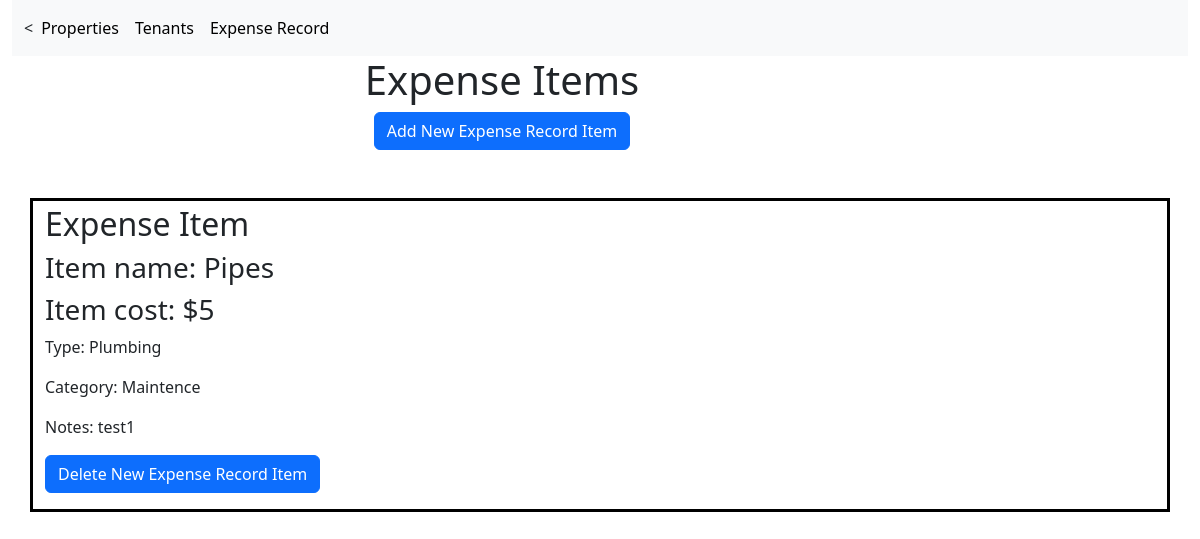
Page /expense_records/1/expense_items on the earlier database version.
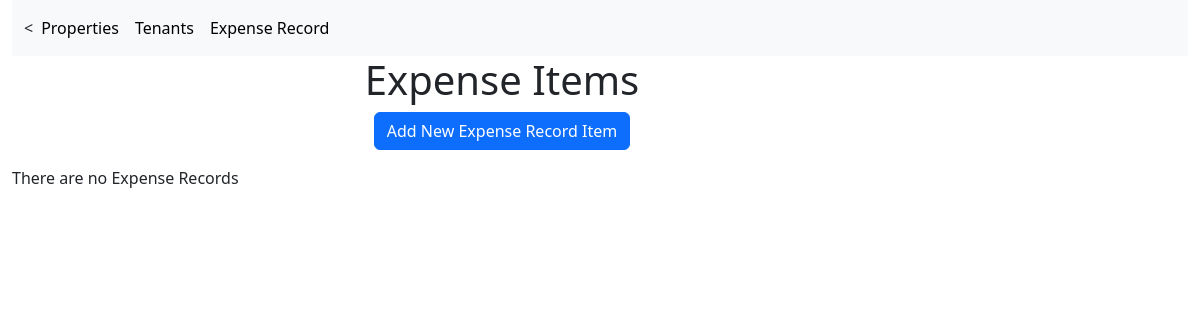
Same page on the later database version.
### real_estate/models.py (models this page shows)
class ExpenseRecordItem(models.Model):
    expense_item_id = models.BigAutoField(primary_key=True)
    expense_record = models.ForeignKey(ExpenseRecord,    on_delete=models.CASCADE)
    expense_item_name = models.TextField()
    expense_item_cost = models.IntegerField(blank=True, null=True)  # This field type is a guess.
    expense_type = models.TextField()
    expense_category = models.TextField(null=True)
    notes = models.TextField(null=True)
    class Meta:
        managed = True
        db_table = 'expense_record_item'

### real_estate/views.py (the view)
# urls.py: path('expense_records/<int:pk>/expense_items', views.expense_item, name = 'expense_item_list'),
def expense_item(request, pk):
    items = ExpenseRecordItem.objects.all().filter(expense_record_id =pk)
    return render(request, 'expense_item_list.html', {'items':items, 'pk':pk})

### real_estate/templates/expense_item_list.html
{% extends 'nav_bar.html' %}
{% block content%}
<div class="container-fluid">
<center><h1>Expense Items</h1></center>
           <div class="buttons">
             <div class = "page-add-button">
              <center>
                <p><a href = "{% url 'expense_item_form' pk%}" class = "btn btn-primary" >Add New Expense Record Item  </a> </p>
              </center>
            </div>
           </div>
       </div>
       </div>
{% if items %}
{% for item in items %}
    <div class="container pt-1 my-5" style="border: 3px solid black;">
    <h2>Expense Item</h2>
    <h3>Item name: {{item.expense_item_name}}</h3>
    <h3>Item cost: {{item.expense_item_cost}}</h3>
    <p>Type: {{item.expense_type}}</p>
    <p>Category: {{item.expense_category}}
    <p>Notes: {{item.notes}}</p>
    <p><a href = "{% url 'delete_expense_item' item.expense_item_id%}" class = "btn btn-primary" >Delete New Expense Record Item  </a> </p>
    </div>
    {% endfor%}
    {% else %}
<p> There are no Expense Records </p>
{% endif %}
{% endblock %}

Differences in the rows shown:
removed ExpenseRecordItem: expense_item_name "Pipes", expense_item_cost "$5", expense_type "Plumbing", expense_category "Maintence", notes "test1"
Other differences:
text now shown: "There are no Expense Records"
